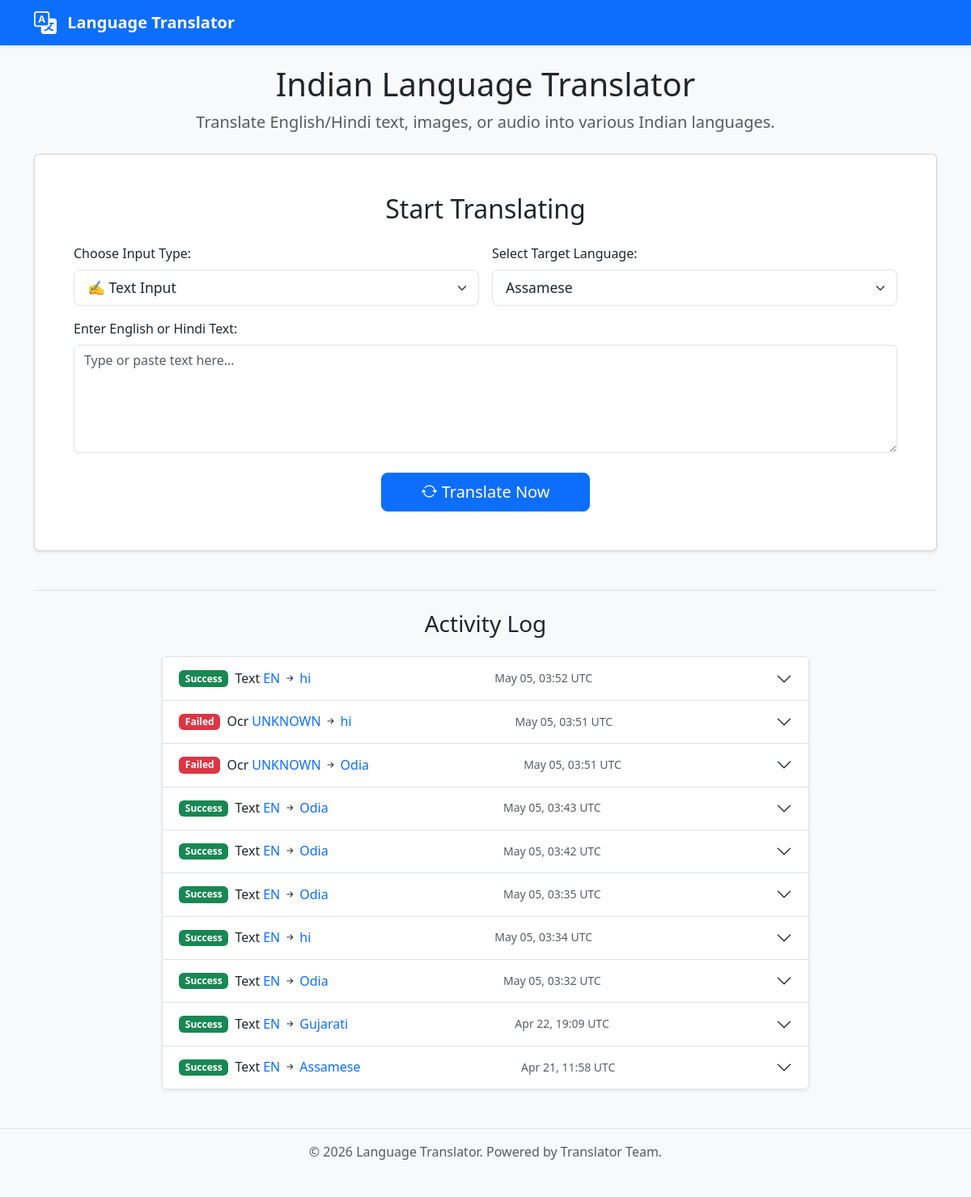
/, run on an earlier commit of the app's database.
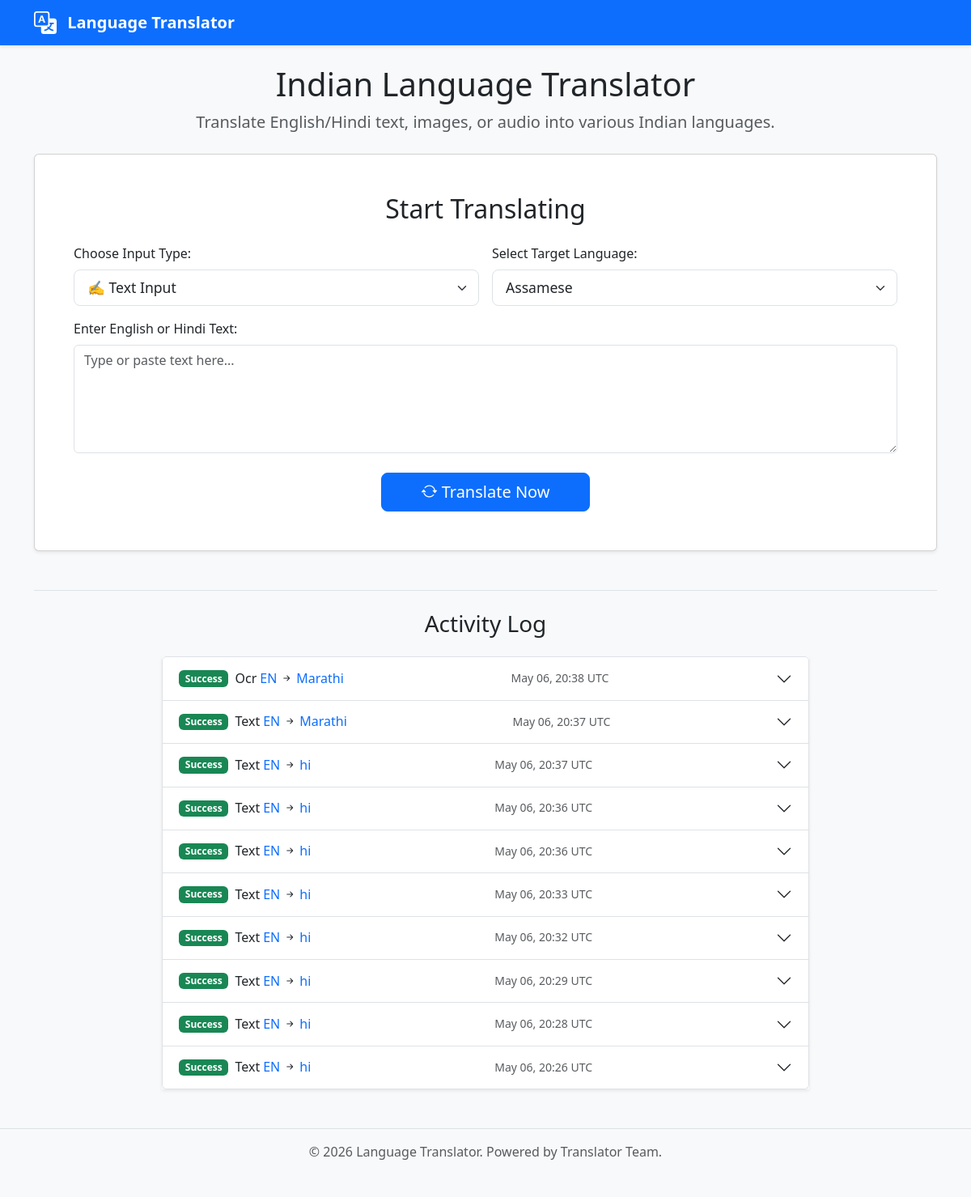
And on a later commit of the database.
### models.py (models this page shows, shortened)
class TranslationLog(db.Model):
    id = db.Column(db.Integer, primary_key=True)
    timestamp = db.Column(db.DateTime, default=datetime.utcnow)
    input_type = db.Column(db.String(20), nullable=False) # 'text', 'ocr', 'audio'
    source_language = db.Column(db.String(10), nullable=False) # e.g., 'en', 'hi'
    target_language = db.Column(db.String(10), nullable=False) # e.g., 'mr', 'ta', 'bn'
    original_text = db.Column(db.Text, nullable=True)
    translated_text = db.Column(db.Text, nullable=True)
    error_message = db.Column(db.Text, nullable=True) # Store errors if any

### app.py (the view, shortened to what this page needs)
@app.route('/', methods=['GET', 'POST'])
def index_route():
    translation_result = None
    original_text = request.form.get('text_input', '') if request.method == 'POST' else ''
    detected_lang_nllb = "" # Will store NLLB code of detected source lang
    error = None
    default_target_friendly_name = list(utils.SUPPORTED_LANGUAGES.keys())[0]
    selected_target_friendly_name = request.form.get('target_language', default_target_friendly_name)
    main_result_tts_supported = False
    main_result_tts_code = 'en'
    recent_logs = TranslationLog.query.order_by(TranslationLog.timestamp.desc()).limit(10).all()
    selected_nllb_for_main_result = utils.SUPPORTED_LANGUAGES.get(selected_target_friendly_name)
    if selected_nllb_for_main_result:
        tts_code_for_main = MASTER_TTS_CONFIG.get(selected_nllb_for_main_result)
        if tts_code_for_main:
            main_result_tts_supported = True
            main_result_tts_code = tts_code_for_main
    detected_lang_display = "N/A"
    if detected_lang_nllb:
        detected_lang_display = NLLB_TO_FRIENDLY_NAME.get(detected_lang_nllb, detected_lang_nllb)
    return render_template(
        'index.html',
        utils_supported_languages=utils.SUPPORTED_LANGUAGES,
        selected_target_lang=selected_target_friendly_name,
        original_text=original_text,
        translation_result=translation_result,
        detected_lang=detected_lang_display,
        error=error,
        main_result_tts_supported=main_result_tts_supported,
        main_result_tts_code=main_result_tts_code,
        recent_logs=recent_logs,
        MASTER_TTS_CONFIG=MASTER_TTS_CONFIG,
        NLLB_TO_FRIENDLY_NAME=NLLB_TO_FRIENDLY_NAME,
        current_year=datetime.now().year,
    )

### templates/index.html (shortened to what the changed rows need)
<!DOCTYPE html>
<html lang="en">
<head>
    <link href="https://cdn.jsdelivr.net/npm/bootstrap@5.3.2/dist/css/bootstrap.min.css" rel="stylesheet">
    <link rel="stylesheet" href="https://cdn.jsdelivr.net/npm/bootstrap-icons@1.11.1/font/bootstrap-icons.css">
    <link rel="stylesheet" href="{{ url_for('static', filename='style.css') }}">
</head>
<body>
    <div class="container mt-4 mb-5">
        <div class="text-center mb-4">
            <h1>Indian Language Translator</h1>
        </div>
        <div class="card shadow-sm mb-4">
            <div class="card-body p-lg-5 p-4">
                <h2 class="card-title text-center mb-4">Start Translating</h2>
            </div>
        </div>
        <div class="mt-5 pt-4 border-top">
            {% if recent_logs %}
                <div class="accordion shadow-sm mx-auto activity-log-container" id="activityLogAccordion">
                    {% for log_item in recent_logs %}
                    <div class="accordion-item">
                        <h2 class="accordion-header" id="heading{{ loop.index }}">
                            <button class="accordion-button collapsed" type="button" data-bs-toggle="collapse" data-bs-target="#collapse{{ loop.index }}" aria-expanded="false" aria-controls="collapse{{ loop.index }}">
                                <span class="badge {{ 'bg-success' if log_item.translated_text else 'bg-danger' }} me-2">{{ 'Success' if log_item.translated_text else 'Failed' }}</span>
                                <span class="fw-normal me-1">{{ log_item.input_type|title }}</span>
                                <span class="text-primary">{{ NLLB_TO_FRIENDLY_NAME.get(log_item.source_language, log_item.source_language)|upper }}</span>
                                <i class="bi bi-arrow-right-short mx-1"></i>
                                <span class="text-primary">{{ NLLB_TO_FRIENDLY_NAME.get(log_item.target_language, log_item.target_language) }}</span>
                                <span class="ms-auto text-muted small">{{ log_item.timestamp_ist.strftime('%b %d, %H:%M') if log_item.timestamp_ist else (log_item.timestamp.strftime('%b %d, %H:%M UTC') if log_item.timestamp else '') }}</span>
                            </button>
                        </h2>
                    </div>
                    {% endfor %}
                </div>
            {% else %}
                <p class="text-center text-muted">No recent translation activity logged.</p>
            {% endif %}
        </div>
    </div>
</body>
</html>

What changed in the data, as far as the page shows it:
no longer on this page (row unchanged): TranslationLog: translated_text "Success", input_type "Text", get "EN", get "hi", timestamp_ist "May 05, 03:52 UTC"
no longer on this page (row unchanged): TranslationLog: translated_text "Failed", input_type "Ocr", get "UNKNOWN", get "hi", timestamp_ist "May 05, 03:51 UTC"
no longer on this page (row unchanged): TranslationLog: translated_text "Failed", input_type "Ocr", get "UNKNOWN", get "Odia", timestamp_ist "May 05, 03:51 UTC"
no longer on this page (row unchanged): TranslationLog: translated_text "Success", input_type "Text", get "EN", get "Odia", timestamp_ist "May 05, 03:43 UTC"
no longer on this page (row unchanged): TranslationLog: translated_text "Success", input_type "Text", get "EN", get "Odia", timestamp_ist "May 05, 03:42 UTC"
no longer on this page (row unchanged): TranslationLog: translated_text "Success", input_type "Text", get "EN", get "Odia", timestamp_ist "May 05, 03:35 UTC"
no longer on this page (row unchanged): TranslationLog: translated_text "Success", input_type "Text", get "EN", get "hi", timestamp_ist "May 05, 03:34 UTC"
no longer on this page (row unchanged): TranslationLog: translated_text "Success", input_type "Text", get "EN", get "Odia", timestamp_ist "May 05, 03:32 UTC"
no longer on this page (row unchanged): TranslationLog: translated_text "Success", input_type "Text", get "EN", get "Gujarati", timestamp_ist "Apr 22, 19:09 UTC"
no longer on this page (row unchanged): TranslationLog: translated_text "Success", input_type "Text", get "EN", get "Assamese", timestamp_ist "Apr 21, 11:58 UTC"
added TranslationLog: translated_text "Success", input_type "Ocr", get "EN", get "Marathi", timestamp_ist "May 06, 20:38 UTC"
added TranslationLog: translated_text "Success", input_type "Text", get "EN", get "Marathi", timestamp_ist "May 06, 20:37 UTC"
added TranslationLog: translated_text "Success", input_type "Text", get "EN", get "hi", timestamp_ist "May 06, 20:37 UTC"
added TranslationLog: translated_text "Success", input_type "Text", get "EN", get "hi", timestamp_ist "May 06, 20:36 UTC"
added TranslationLog: translated_text "Success", input_type "Text", get "EN", get "hi", timestamp_ist "May 06, 20:36 UTC"
added TranslationLog: translated_text "Success", input_type "Text", get "EN", get "hi", timestamp_ist "May 06, 20:33 UTC"
added TranslationLog: translated_text "Success", input_type "Text", get "EN", get "hi", timestamp_ist "May 06, 20:32 UTC"
added TranslationLog: translated_text "Success", input_type "Text", get "EN", get "hi", timestamp_ist "May 06, 20:29 UTC"
added TranslationLog: translated_text "Success", input_type "Text", get "EN", get "hi", timestamp_ist "May 06, 20:28 UTC"
added TranslationLog: translated_text "Success", input_type "Text", get "EN", get "hi", timestamp_ist "May 06, 20:26 UTC"
